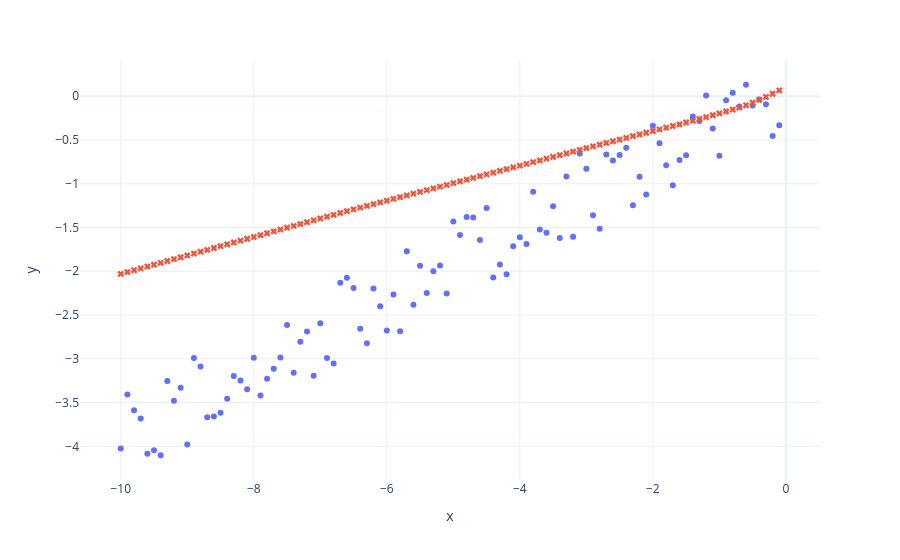

The notebook cell this image was saved under:
### Code cell
x, y = data_points.get_points(min_x=-10, max_x=0)
pred_y = model.predict(np.expand_dims(x, -1))
mse = data_points.calc_mse(pred_y, y)
mae = data_points.calc_mae(pred_y, y)
print(f"MSE = {mse:.6f}, MAE = {mae:.6f}")

f = px.scatter(x=x, y=y)
f.add_scatter(x=x, y=pred_y, showlegend=False, 
              mode='markers', marker_symbol='x')
